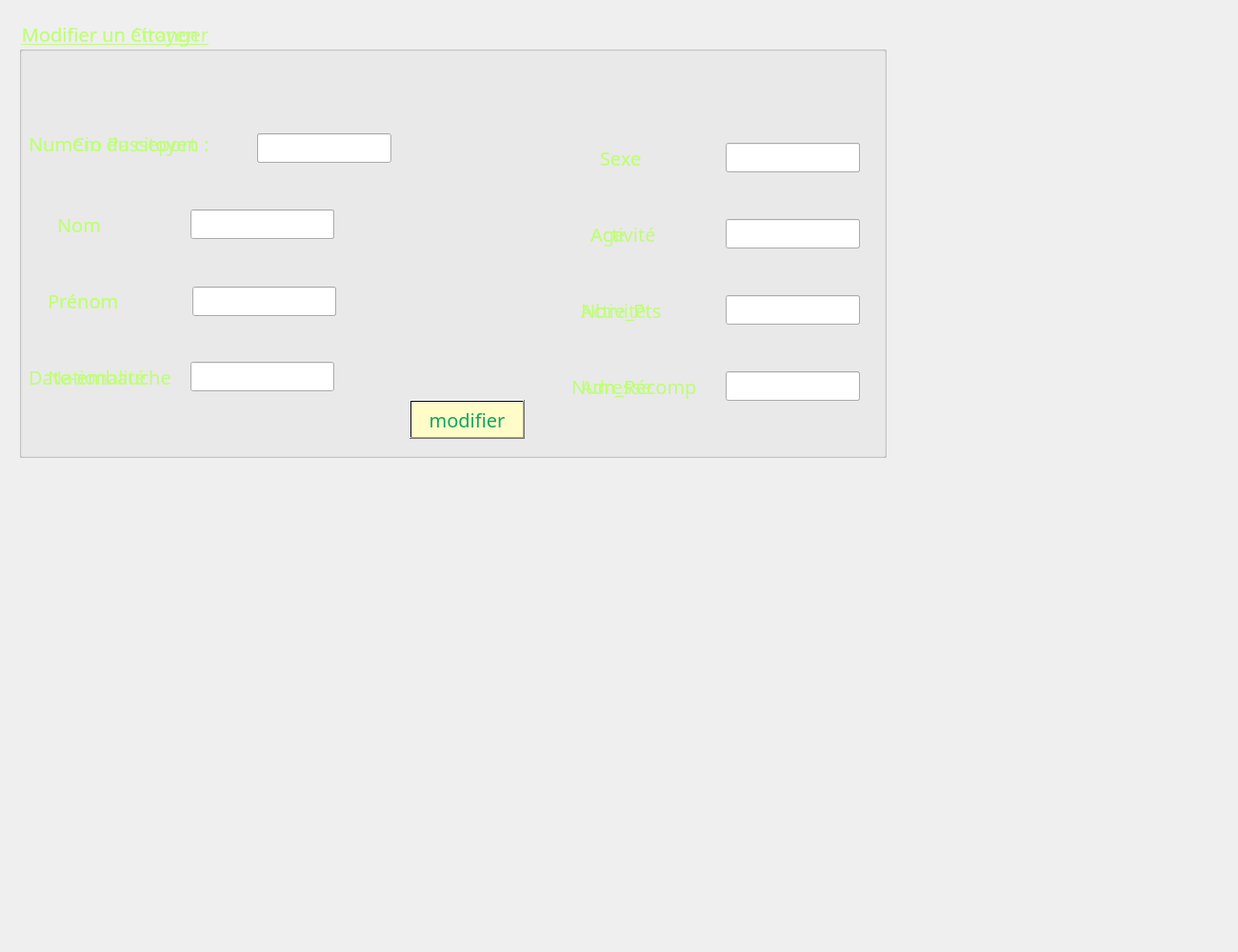
        <widget class="QWidget" name="modifieremp_2">
         <attribute name="title">
          <string>Modifier</string>
         </attribute>
         <widget class="QLabel" name="label_123">
          <property name="geometry">
           <rect>
            <x>-10</x>
            <y>-10</y>
            <width>1291</width>
            <height>991</height>
           </rect>
          </property>
          <property name="text">
           <string/>
          </property>
          <property name="pixmap">
           <pixmap>../../smartshop2A18-gestion-employ-scong-s/imagesQT/74-741363_macaron-background.jpg</pixmap>
          </property>
         </widget>
         <widget class="QGroupBox" name="groupBox_14">
          <property name="geometry">
           <rect>
            <x>20</x>
            <y>20</y>
            <width>911</width>
            <height>461</height>
           </rect>
          </property>
          <property name="font">
           <font>
            <family>Rockwell</family>
            <pointsize>15</pointsize>
            <weight>50</weight>
            <italic>false</italic>
            <bold>false</bold>
            <underline>true</underline>
            <kerning>false</kerning>
           </font>
          </property>
          <property name="autoFillBackground">
           <bool>false</bool>
          </property>
          <property name="styleSheet">
           <string notr="true">color:rgb(192, 255, 120);
</string>
          </property>
          <property name="title">
           <string>Modifier un Citoyen</string>
          </property>
          <property name="flat">
           <bool>false</bool>
          </property>
          <property name="checkable">
           <bool>false</bool>
          </property>
          <widget class="QLabel" name="label_124">
           <property name="geometry">
            <rect>
             <x>590</x>
             <y>290</y>
             <width>121</width>
             <height>31</height>
            </rect>
           </property>
           <property name="font">
            <font>
             <family>Rockwell</family>
             <pointsize>15</pointsize>
             <weight>50</weight>
             <italic>false</italic>
             <bold>false</bold>
            </font>
           </property>
           <property name="text">
            <string>Nbre_Pts</string>
           </property>
          </widget>
          <widget class="QLabel" name="label_125">
           <property name="geometry">
            <rect>
             <x>10</x>
             <y>100</y>
             <width>261</width>
             <height>61</height>
            </rect>
           </property>
           <property name="font">
            <font>
             <family>Rockwell</family>
             <pointsize>15</pointsize>
             <weight>50</weight>
             <italic>false</italic>
             <bold>false</bold>
            </font>
           </property>
           <property name="autoFillBackground">
            <bool>false</bool>
           </property>
           <property name="text">
            <string>NumCin du citoyen :</string>
           </property>
          </widget>
          <widget class="QLabel" name="label_126">
           <property name="geometry">
            <rect>
             <x>10</x>
             <y>360</y>
             <width>201</width>
             <height>31</height>
            </rect>
           </property>
           <property name="font">
            <font>
             <family>Rockwell</family>
             <pointsize>15</pointsize>
             <weight>50</weight>
             <italic>false</italic>
             <bold>false</bold>
            </font>
           </property>
           <property name="autoFillBackground">
            <bool>false</bool>
           </property>
           <property name="text">
            <string>Date-embauche</string>
           </property>
          </widget>
          <widget class="QLabel" name="label_127">
           <property name="geometry">
            <rect>
             <x>580</x>
             <y>370</y>
             <width>171</width>
             <height>31</height>
            </rect>
           </property>
           <property name="font">
            <font>
             <family>Rockwell</family>
             <pointsize>15</pointsize>
             <weight>50</weight>
             <italic>false</italic>
             <bold>false</bold>
            </font>
           </property>
           <property name="text">
            <string>Num_Récomp</string>
           </property>
          </widget>
          <widget class="QLabel" name="label_128">
           <property name="geometry">
            <rect>
             <x>600</x>
             <y>210</y>
             <width>111</width>
             <height>31</height>
            </rect>
           </property>
           <property name="font">
            <font>
             <family>Rockwell</family>
             <pointsize>15</pointsize>
             <weight>50</weight>
             <italic>false</italic>
             <bold>false</bold>
            </font>
           </property>
           <property name="text">
            <string>Activité</string>
           </property>
          </widget>
          <widget class="QLabel" name="label_129">
           <property name="geometry">
            <rect>
             <x>610</x>
             <y>130</y>
             <width>91</width>
             <height>31</height>
            </rect>
           </property>
           <property name="font">
            <font>
             <family>Rockwell</family>
             <pointsize>15</pointsize>
             <weight>50</weight>
             <italic>false</italic>
             <bold>false</bold>
            </font>
           </property>
           <property name="text">
            <string>Sexe</string>
           </property>
          </widget>
          <widget class="QPushButton" name="modifer_2">
           <property name="geometry">
            <rect>
             <x>410</x>
             <y>400</y>
             <width>121</width>
             <height>41</height>
            </rect>
           </property>
           <property name="font">
            <font>
             <family>Rockwell</family>
             <pointsize>15</pointsize>
             <weight>50</weight>
             <italic>false</italic>
             <bold>false</bold>
            </font>
           </property>
           <property name="autoFillBackground">
            <bool>false</bool>
           </property>
           <property name="styleSheet">
            <string notr="true">
background-color: qlineargradient(spread:pad, x1:1, y1:0, x2:1, y2:0, stop:0.919598 rgba(255, 252, 199), stop:0.98 rgba(0, 0, 0, 255), stop:1 rgba(235, 148, 61, 255));
color:rgb(12, 166, 97);</string>
           </property>
           <property name="text">
            <string>modifier</string>
           </property>
           <property name="autoDefault">
            <bool>true</bool>
           </property>
          </widget>
          <widget class="QLineEdit" name="activite_4">
           <property name="geometry">
            <rect>
             <x>762</x>
             <y>130</y>
             <width>121</width>
             <height>31</height>
            </rect>
           </property>
          </widget>
          <widget class="QLineEdit" name="nbrPts_3">
           <property name="geometry">
            <rect>
             <x>762</x>
             <y>210</y>
             <width>121</width>
             <height>31</height>
            </rect>
           </property>
          </widget>
          <widget class="QLabel" name="label_130">
           <property name="geometry">
            <rect>
             <x>30</x>
             <y>280</y>
             <width>91</width>
             <height>31</height>
            </rect>
           </property>
           <property name="font">
            <font>
             <family>Rockwell</family>
             <pointsize>15</pointsize>
             <weight>50</weight>
             <italic>false</italic>
             <bold>false</bold>
            </font>
           </property>
           <property name="text">
            <string>Prénom</string>
           </property>
          </widget>
          <widget class="QLineEdit" name="nom_4">
           <property name="geometry">
            <rect>
             <x>210</x>
             <y>200</y>
             <width>121</width>
             <height>31</height>
            </rect>
           </property>
          </widget>
          <widget class="QLabel" name="label_131">
           <property name="geometry">
            <rect>
             <x>40</x>
             <y>200</y>
             <width>91</width>
             <height>31</height>
            </rect>
           </property>
           <property name="font">
            <font>
             <family>Rockwell</family>
             <pointsize>15</pointsize>
             <weight>50</weight>
             <italic>false</italic>
             <bold>false</bold>
            </font>
           </property>
           <property name="text">
            <string>Nom</string>
           </property>
          </widget>
          <widget class="QDateEdit" name="date_4">
           <property name="geometry">
            <rect>
             <x>210</x>
             <y>360</y>
             <width>121</width>
             <height>31</height>
            </rect>
           </property>
          </widget>
          <widget class="QLineEdit" name="lineEdit_18">
           <property name="geometry">
            <rect>
             <x>250</x>
             <y>120</y>
             <width>121</width>
             <height>31</height>
            </rect>
           </property>
          </widget>
          <widget class="QLineEdit" name="prenom_4">
           <property name="geometry">
            <rect>
             <x>212</x>
             <y>281</y>
             <width>121</width>
             <height>31</height>
            </rect>
           </property>
          </widget>
          <widget class="QLineEdit" name="lineEdit_19">
           <property name="geometry">
            <rect>
             <x>762</x>
             <y>290</y>
             <width>121</width>
             <height>31</height>
            </rect>
           </property>
          </widget>
          <widget class="QLineEdit" name="lineEdit_20">
           <property name="geometry">
            <rect>
             <x>762</x>
             <y>370</y>
             <width>121</width>
             <height>31</height>
            </rect>
           </property>
          </widget>
         </widget>
         <widget class="QLabel" name="label_132">
          <property name="geometry">
           <rect>
            <x>0</x>
            <y>0</y>
            <width>961</width>
            <height>511</height>
           </rect>
          </property>
          <property name="styleSheet">
           <string notr="true">background-image: url(:/3.jpg);</string>
          </property>
          <property name="text">
           <string/>
          </property>
         </widget>
         <widget class="QGroupBox" name="groupBox_16">
          <property name="geometry">
           <rect>
            <x>20</x>
            <y>20</y>
            <width>911</width>
            <height>461</height>
           </rect>
          </property>
          <property name="font">
           <font>
            <family>Rockwell</family>
            <pointsize>15</pointsize>
            <weight>50</weight>
            <italic>false</italic>
            <bold>false</bold>
            <underline>true</underline>
            <kerning>false</kerning>
           </font>
          </property>
          <property name="autoFillBackground">
           <bool>false</bool>
          </property>
          <property name="styleSheet">
           <string notr="true">color:rgb(192, 255, 120);
</string>
          </property>
          <property name="title">
           <string>Modifier un étranger</string>
          </property>
          <property name="flat">
           <bool>false</bool>
          </property>
          <property name="checkable">
           <bool>false</bool>
          </property>
          <widget class="QLabel" name="label_121">
           <property name="geometry">
            <rect>
             <x>590</x>
             <y>290</y>
             <width>111</width>
             <height>31</height>
            </rect>
           </property>
           <property name="font">
            <font>
             <family>Rockwell</family>
             <pointsize>15</pointsize>
             <weight>50</weight>
             <italic>false</italic>
             <bold>false</bold>
            </font>
           </property>
           <property name="text">
            <string>Activité</string>
           </property>
          </widget>
          <widget class="QLabel" name="label_136">
           <property name="geometry">
            <rect>
             <x>10</x>
             <y>100</y>
             <width>221</width>
             <height>61</height>
            </rect>
           </property>
           <property name="font">
            <font>
             <family>Rockwell</family>
             <pointsize>15</pointsize>
             <weight>50</weight>
             <italic>false</italic>
             <bold>false</bold>
            </font>
           </property>
           <property name="autoFillBackground">
            <bool>false</bool>
           </property>
           <property name="text">
            <string>Numero Passeport</string>
           </property>
          </widget>
          <widget class="QLabel" name="label_137">
           <property name="geometry">
            <rect>
             <x>30</x>
             <y>360</y>
             <width>141</width>
             <height>31</height>
            </rect>
           </property>
           <property name="font">
            <font>
             <family>Rockwell</family>
             <pointsize>15</pointsize>
             <weight>50</weight>
             <italic>false</italic>
             <bold>false</bold>
            </font>
           </property>
           <property name="autoFillBackground">
            <bool>false</bool>
           </property>
           <property name="text">
            <string>Nationalité</string>
           </property>
          </widget>
          <widget class="QLabel" name="label_138">
           <property name="geometry">
            <rect>
             <x>590</x>
             <y>370</y>
             <width>111</width>
             <height>31</height>
            </rect>
           </property>
           <property name="font">
            <font>
             <family>Rockwell</family>
             <pointsize>15</pointsize>
             <weight>50</weight>
             <italic>false</italic>
             <bold>false</bold>
            </font>
           </property>
           <property name="text">
            <string>Adresse</string>
           </property>
          </widget>
          <widget class="QLabel" name="label_139">
           <property name="geometry">
            <rect>
             <x>600</x>
             <y>210</y>
             <width>81</width>
             <height>31</height>
            </rect>
           </property>
           <property name="font">
            <font>
             <family>Rockwell</family>
             <pointsize>15</pointsize>
             <weight>50</weight>
             <italic>false</italic>
             <bold>false</bold>
            </font>
           </property>
           <property name="text">
            <string>Age</string>
           </property>
          </widget>
          <widget class="QLabel" name="label_140">
           <property name="geometry">
            <rect>
             <x>610</x>
             <y>130</y>
             <width>91</width>
             <height>31</height>
            </rect>
           </property>
           <property name="font">
            <font>
             <family>Rockwell</family>
             <pointsize>15</pointsize>
             <weight>50</weight>
             <italic>false</italic>
             <bold>false</bold>
            </font>
           </property>
           <property name="text">
            <string>Sexe</string>
           </property>
          </widget>
          <widget class="QPushButton" name="modifer_3">
           <property name="geometry">
            <rect>
             <x>410</x>
             <y>400</y>
             <width>121</width>
             <height>41</height>
            </rect>
           </property>
           <property name="font">
            <font>
             <family>Rockwell</family>
             <pointsize>15</pointsize>
             <weight>50</weight>
             <italic>false</italic>
             <bold>false</bold>
            </font>
           </property>
           <property name="autoFillBackground">
            <bool>false</bool>
           </property>
           <property name="styleSheet">
            <string notr="true">
background-color: qlineargradient(spread:pad, x1:1, y1:0, x2:1, y2:0, stop:0.919598 rgba(255, 252, 199), stop:0.98 rgba(0, 0, 0, 255), stop:1 rgba(235, 148, 61, 255));
color:rgb(12, 166, 97);</string>
           </property>
           <property name="text">
            <string>modifier</string>
           </property>
           <property name="autoDefault">
            <bool>true</bool>
           </property>
          </widget>
          <widget class="QLineEdit" name="sexe">
           <property name="geometry">
            <rect>
             <x>742</x>
             <y>130</y>
             <width>141</width>
             <height>31</height>
            </rect>
           </property>
          </widget>
          <widget class="QLineEdit" name="age_2">
           <property name="geometry">
            <rect>
             <x>742</x>
             <y>210</y>
             <width>141</width>
             <height>31</height>
            </rect>
           </property>
          </widget>
          <widget class="QLabel" name="label_141">
           <property name="geometry">
            <rect>
             <x>30</x>
             <y>280</y>
             <width>91</width>
             <height>31</height>
            </rect>
           </property>
           <property name="font">
            <font>
             <family>Rockwell</family>
             <pointsize>15</pointsize>
             <weight>50</weight>
             <italic>false</italic>
             <bold>false</bold>
            </font>
           </property>
           <property name="text">
            <string>Prénom</string>
           </property>
          </widget>
          <widget class="QLineEdit" name="nom_5">
           <property name="geometry">
            <rect>
             <x>180</x>
             <y>200</y>
             <width>151</width>
             <height>31</height>
            </rect>
           </property>
          </widget>
          <widget class="QLabel" name="label_142">
           <property name="geometry">
            <rect>
             <x>40</x>
             <y>200</y>
             <width>91</width>
             <height>31</height>
            </rect>
           </property>
           <property name="font">
            <font>
             <family>Rockwell</family>
             <pointsize>15</pointsize>
             <weight>50</weight>
             <italic>false</italic>
             <bold>false</bold>
            </font>
           </property>
           <property name="text">
            <string>Nom</string>
           </property>
          </widget>
          <widget class="QLineEdit" name="lineEdit_22">
           <property name="geometry">
            <rect>
             <x>250</x>
             <y>120</y>
             <width>141</width>
             <height>31</height>
            </rect>
           </property>
          </widget>
          <widget class="QLineEdit" name="prenom_5">
           <property name="geometry">
            <rect>
             <x>182</x>
             <y>281</y>
             <width>151</width>
             <height>31</height>
            </rect>
           </property>
          </widget>
          <widget class="QLineEdit" name="lineEdit_23">
           <property name="geometry">
            <rect>
             <x>742</x>
             <y>290</y>
             <width>141</width>
             <height>31</height>
            </rect>
           </property>
          </widget>
          <widget class="QLineEdit" name="lineEdit_24">
           <property name="geometry">
            <rect>
             <x>742</x>
             <y>370</y>
             <width>141</width>
             <height>31</height>
            </rect>
           </property>
          </widget>
          <widget class="QLineEdit" name="nationalite_2">
           <property name="geometry">
            <rect>
             <x>180</x>
             <y>360</y>
             <width>151</width>
             <height>31</height>
            </rect>
           </property>
          </widget>
         </widget>
        </widget>
